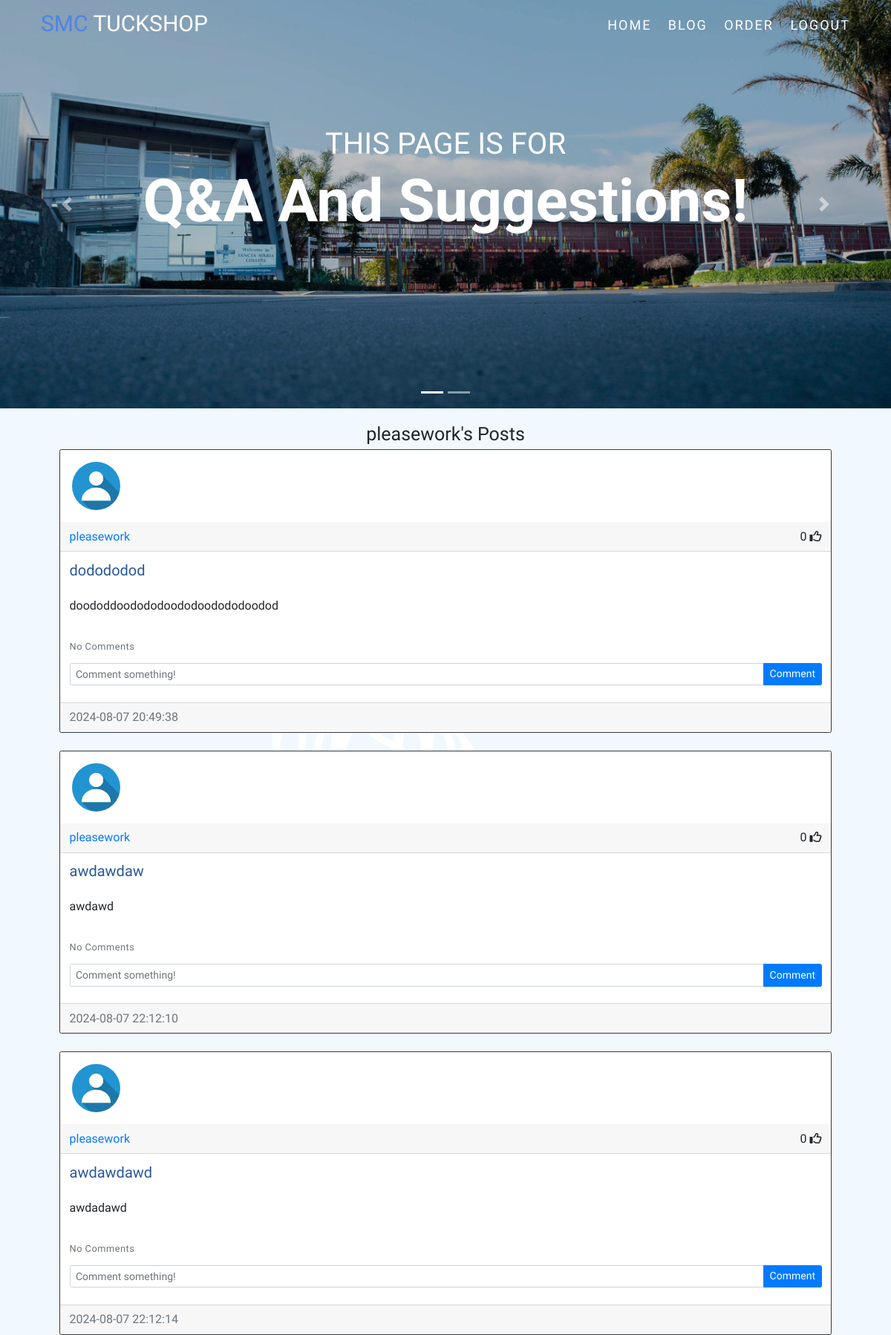
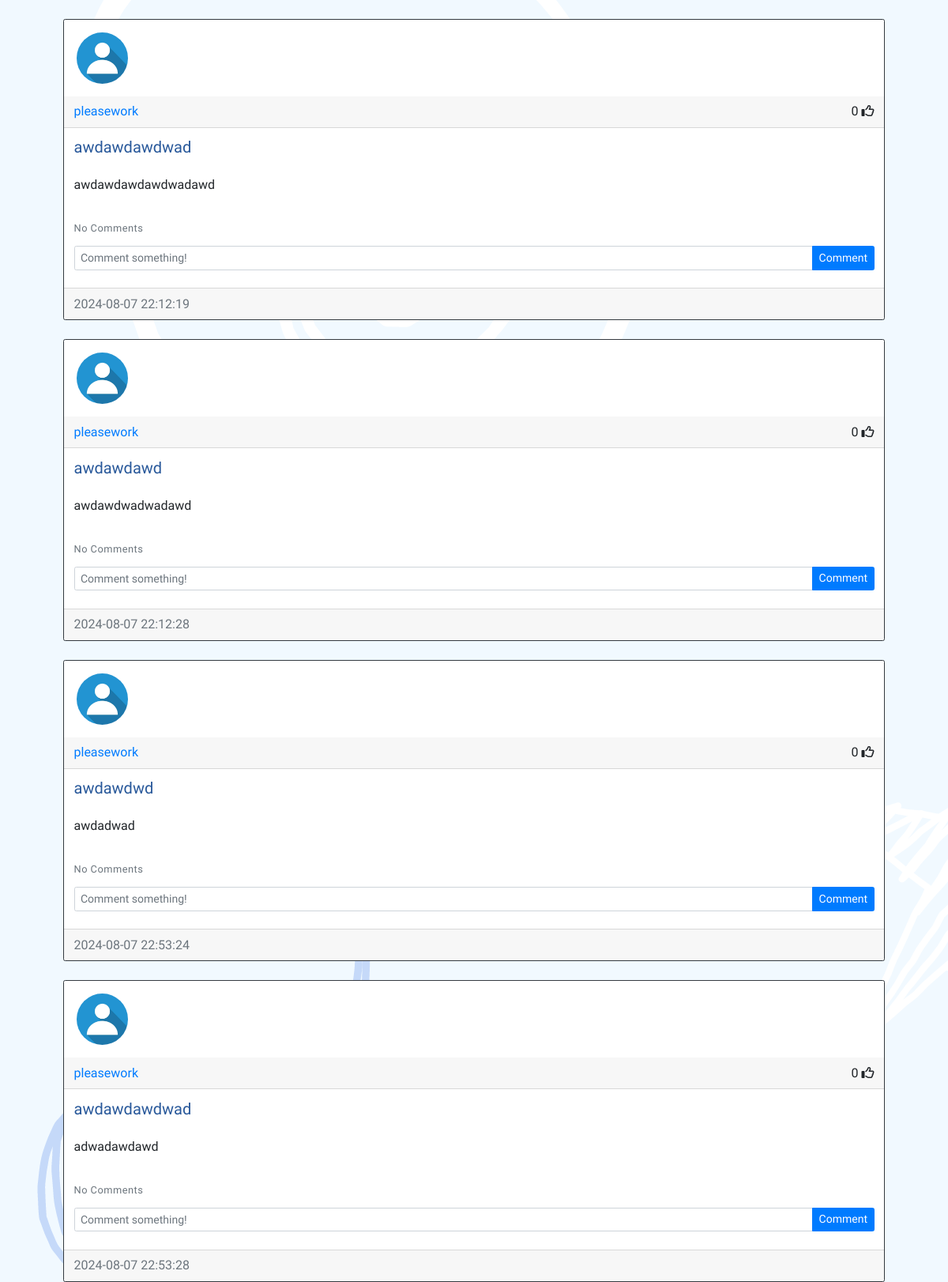
Page /posts/pleasework (signed in, upper part) on the committed database (2 pictures, top to bottom).
### website/models.py (models this page shows)
class User(db.Model,UserMixin):
    id = db.Column(db.Integer, primary_key=True)
    email = db.Column(db.String(150), unique=True)
    username = db.Column(db.String(150), unique=True)
    password = db.Column(db.String(150))
    image_file = db.Column(db.String(20), nullable=False, default='default.jpg') # Name of the default image.
    date_created = db.Column(db.DateTime(timezone=True), default=func.now())
    posts = db.relationship('Post', backref='user', passive_deletes=True)
    likes = db.relationship('Like', backref='user', passive_deletes=True)
    comments = db.relationship('Comment', backref='user', passive_deletes=True)
    orders = db.relationship('Order')

class Post(db.Model):
    id = db.Column(db.Integer, primary_key=True)
    title = db.Column(db.String(100), nullable=False)
    text = db.Column(db.Text, nullable=False)
    date_created = db.Column(db.DateTime(timezone=True), default=func.now())
    author = db.Column(db.Integer, db.ForeignKey('user.id', ondelete="CASCADE"), nullable=False)
    likes = db.relationship('Like', backref='post', passive_deletes=True)
    comments = db.relationship('Comment', backref='post', passive_deletes=True)

### website/views.py (the view)
@views.route("/posts/<username>")
@login_required
def posts(username):
    user = User.query.filter_by(username=username).first()
    if not user:
        flash('No user with that username exists.', category='error')
        return redirect(url_for('views.home'))
    posts = Post.query.filter_by(author=user.id).all()
    return render_template("posts.html", user=current_user, posts=posts, username=username)

### website/__init__.py (called while the page is built)
def create_app():
    app = Flask(__name__)
    app.config['SECRET_KEY'] = "8I7xAHW8yD"
    app.config['SQLALCHEMY_DATABASE_URI'] = f'sqlite:///{DB_NAME}'
    db.init_app(app)
    from .views import views
    from .auth import auth
    app.register_blueprint(views, url_prefix="/")
    app.register_blueprint(auth, url_prefix="/")
    from .models import User, Post, Comment, Like, Order
    with app.app_context():
        db.create_all()
        print("Created database!")
    login_manager = LoginManager()
    login_manager.login_view = "auth.login"
    login_manager.init_app(app)
    @login_manager.user_loader
    def load_user(id):
        return User.query.get(int(id))
    return app

### website/templates/posts.html (shortened to what this page needs)
{% extends "posts_div.html" %}{% block title %}{{username}}'s Posts{% endblock %}
{% block header %} {{username}}'s Posts {% endblock %}

### website/templates/posts_div.html (shortened to what this page needs)
{% extends "template.html" %} {% block title %}Posts{% endblock %}
{% block content %}
<div id="hero-carousel" class="carousel slide" data-bs-ride="carousel">
    <div class="carousel-indicators">
        <button type="button" data-bs-target="#hero-carousel" data-bs-slide-to="0" class="active" aria-current="true" aria-label="Slide 1"></button>
        <button type="button" data-bs-target="#hero-carousel" data-bs-slide-to="1" aria-label="Slide 2"></button>
    </div>
    <div class="carousel-inner">
        <div class="carousel-item active c-item">
            <img src="{{ url_for('static', filename='assets/img/smcslide2.jpg') }}" class="d-block w-100 c-img" alt="Slide 1">
            <div class="carousel-caption top-0 mt-3">
                <h2 class="text-uppercase">This Page is for</h2>
                <h1 class="display-1 fw-bolder text-capitalize">Q&A and Suggestions!</h1>
            </div>
        </div>
    </div>
    <button class="carousel-control-prev" type="button" data-bs-target="#hero-carousel" data-bs-slide="prev">
        <span class="carousel-control-prev-icon" aria-hidden="true"></span>
    </button>
    <button class="carousel-control-next" type="button" data-bs-target="#hero-carousel" data-bs-slide="next">
        <span class="carousel-control-next-icon" aria-hidden="true"></span>
    </button>
</div>
<section id="postssection">
    <h1 align="center">{% block header %}Posts{% endblock %}</h1>
    <div id="posts" class="mx-auto" style="font-size: 16px;">
        {% for post in posts %}
        <div class="card border-dark">
            <img class="rounded-circle article-img" src="{{ url_for('static', filename='profile_pics/' + post.user.image_file) }}">
            <div class="card-header d-flex justify-content-between align-items-center">
                <a href="/posts/{{post.user.username}}">{{post.user.username}}</a>
                <div>
                    <span id="likes-count-{{post.id}}">
                        {{ post.likes|length }}</span>
                        {% if user.id in post.likes|map(attribute="author")|list %}
                        <i
                            class="fas fa-thumbs-up"
                            id="like-button-{{post.id}}"
                            onclick="like({{post.id}})"
                        ></i>
                        {% else %}
                        <i
                            class="far fa-thumbs-up"
                            id="like-button-{{post.id}}"
                            onclick="like({{post.id}})"
                        ></i>
                        {% endif %}
                </div>
            </div>
            <section id="commentingsection">
                <div class="card-body">
                    <div class="card-text post-title">{{post.title}}</div>
                    <br />
                    <div class="card-text" style="font-size: 16px;">{{post.text}}</div>
                    <br />
                    <p class="card-text" style="font-size: 16px;">
                        {% if post.comments|length > 0 %}
                        <a data-bs-toggle="collapse" href="#comments-{{post.id}}" role="button" style="font-size: 16px;">
                            <small>View {{post.comments|length}} Comments</small>
                        </a>
                        {% else %}
                        <small class="text-muted">No Comments</small>
                        {% endif %}
                    </p>
                    <form
                    class="input-group mb-3"
                    method="POST"
                    action="/create-comment/{{post.id}}"
                    >
                        <input
                            type="text"
                            id="text"
                            name="text"
                            class="form-control"
                            placeholder="Comment something!"
                            style="font-size: 14px;"
                        />
                        <button type="submit" class="btn btn-primary" style="font-size: 14px;">Comment</button>
                    </form>
                </div>
            </section>
            <div class="card-footer text-muted">{{post.date_created}}</div>
        </div>
        <br/ >
        {% endfor %}
    </div>
</section>
{% endblock %}

### website/templates/template.html (shortened to what this page needs)
<!doctype html>
<html lang="en">
  <head>
    <link href="https://cdn.jsdelivr.net/npm/bootstrap@5.2.1/dist/css/bootstrap.min.css" rel="stylesheet">
    <link rel="stylesheet" href="https://cdn.jsdelivr.net/npm/bootstrap@4.6.2/dist/css/bootstrap.min.css">
    <link rel="stylesheet" href="https://cdn.jsdelivr.net/npm/bootstrap@4.4.1/dist/css/bootstrap.min.css">
    <link rel="stylesheet" type="text/css" href="{{ url_for('static', filename='style.css') }}">
  </head>
  <body>
    <header>
      <section id="header">
        <div class="header container">
          <div class="nav-bar">
            <div class="brand">
              <a href="/home">
                <h1><span>SMC </span>Tuckshop</h1>
              </a>
            </div>
            <div class="nav-list">
              <ul>
                {% if user.is_authenticated %}
                  <li class="nav-item">
                    <a class="nav-link" href="/home">Home</a>
                  </li>
                  <li class="nav-item">
                    <a class="nav-link" href="/blog">Blog</a>
                  </li>
                  <li class="nav-item">
                    <a class="nav-link" href="/order">Order</a>
                  </li>
                  <li class="nav-item">
                    <a class="nav-link" href="/logout">Logout</a>
                  </li>
                {% endif %}
              </ul>
            </div>
          </div>
        </div>
      </section>
  </header>
    <main>
        {% block content %}{% endblock %}
    </main>
  </body>
</html>

### website/static/style.css (style rules this page uses)
* { padding: 0; margin: 0; box-sizing: border-box; font-family: 'Sniglet', cursive; }
body { background-image: url(assets/img/backgroundimage.png); }
.post-title { font-weight: 5000; line-height: 1.2; font-size: 2rem; color: rgb(40, 88, 154) }
#postssection .article-img { height: 65px; width: 65px; margin: 16px; }
html { font-size: 10px; scroll-behavior: smooth; }
a, a:hover, a:focus, a:active { text-decoration: none !important; }
.container { min-height: 100vh; width: 100%; display: flex; align-items: center; justify-content: center; }
img { height: 100%; width: 100%; object-fit: cover; }
p { color: black; font-size: 1.4rem; margin-top: 5px; line-height: 2.5rem; font-weight: 300; letter-spacing: .05rem; }
.brand h1 { font-size: 3rem; text-transform: uppercase; color: white; text-decoration: none; }
.brand span { color: rgb(78, 132, 228); text-decoration: none; }
#header { position: fixed; z-index: 1000; left: 0; top: 0; width: 100vw; height: auto; text-decoration: none; }
#header .header { min-height: 8vh; background-color: transparent; transition: 0.3s ease background-color; border-radius: 10px; }
#header .nav-bar { display: flex; align-items: center; justify-content: space-between; width: 100%; height: 100%; max-width: 1300px; padding: 0 10px; }
#header .nav-list ul { list-style: none; position: absolute; background-color: rgb(28, 74, 154); text-decoration: none; width: 100vw; height: 100vh; left: 100%; top: 0; display: flex; flex-direction: column; justify-content: center; align-items: center; z-index: 1; overflow-x: hidden; transition: 0.5s ease left; }
#header .nav-list ul a { font-size: 2.5rem; font-weight: 500; letter-spacing: 0.2rem; text-decoration: none; color: white; text-transform: uppercase; text-align: center; padding: 20px 0px 12px 20px; display: block; }
#header .nav-list ul a::after { content: attr(data-after); position: absolute; top: 50%; left: 53%; transform: translate(-50%, -50%) scale(0); color: rgb(78, 132, 228); font-size: 13rem; letter-spacing: 50px; text-decoration: none; z-index: -1; transition: 0.3s ease letter-spacing; }
.c-item { height: 550px; }
.c-img { height: 100%; object-fit: cover; filter: brightness(0.75); }
.carousel-caption h2 { font-size: 4rem; margin-top: 14rem !important; }
.carousel-caption h1 { font-size: 8rem; }
@media only screen and (min-width: 768px) { #postssection { flex-direction: column; padding: 20px 80px; align-items: center; justify-content: center; min-width: 20vh; } }
@media only screen and (min-width: 1200px) { #header .nav-list ul { position: initial; display: block; height: auto; width: fit-content; background-color: transparent; } }
@media only screen and (min-width: 1200px) { #header .nav-list ul li { display: inline-block; } }
@media only screen and (min-width: 1200px) { #header .nav-list ul li a { font-size: 1.8rem; } }
@media only screen and (min-width: 1200px) { #header .nav-list ul a:after { display: none; } }

### rows in the picture
User: username "pleasework"
Post: image_file (placeholder picture), user.username "pleasework", likes|length "0", title "dodododod", text "doododdoodododoododoodododoodod", date_created "2024-08-07 20:49:38"
Post: image_file (placeholder picture), user.username "pleasework", likes|length "0", title "awdawdaw", text "awdawd", date_created "2024-08-07 22:12:10"
Post: image_file (placeholder picture), user.username "pleasework", likes|length "0", title "awdawdawd", text "awdadawd", date_created "2024-08-07 22:12:14"
Post: image_file (placeholder picture), user.username "pleasework", likes|length "0", title "awdawdawdwad", text "awdawdawdawdwadawd", date_created "2024-08-07 22:12:19"
Post: image_file (placeholder picture), user.username "pleasework", likes|length "0", title "awdawdawd", text "awdawdwadwadawd", date_created "2024-08-07 22:12:28"
Post: image_file (placeholder picture), user.username "pleasework", likes|length "0", title "awdawdwd", text "awdadwad", date_created "2024-08-07 22:53:24"
Post: image_file (placeholder picture), user.username "pleasework", likes|length "0", title "awdawdawdwad", text "adwadawdawd", date_created "2024-08-07 22:53:28"
